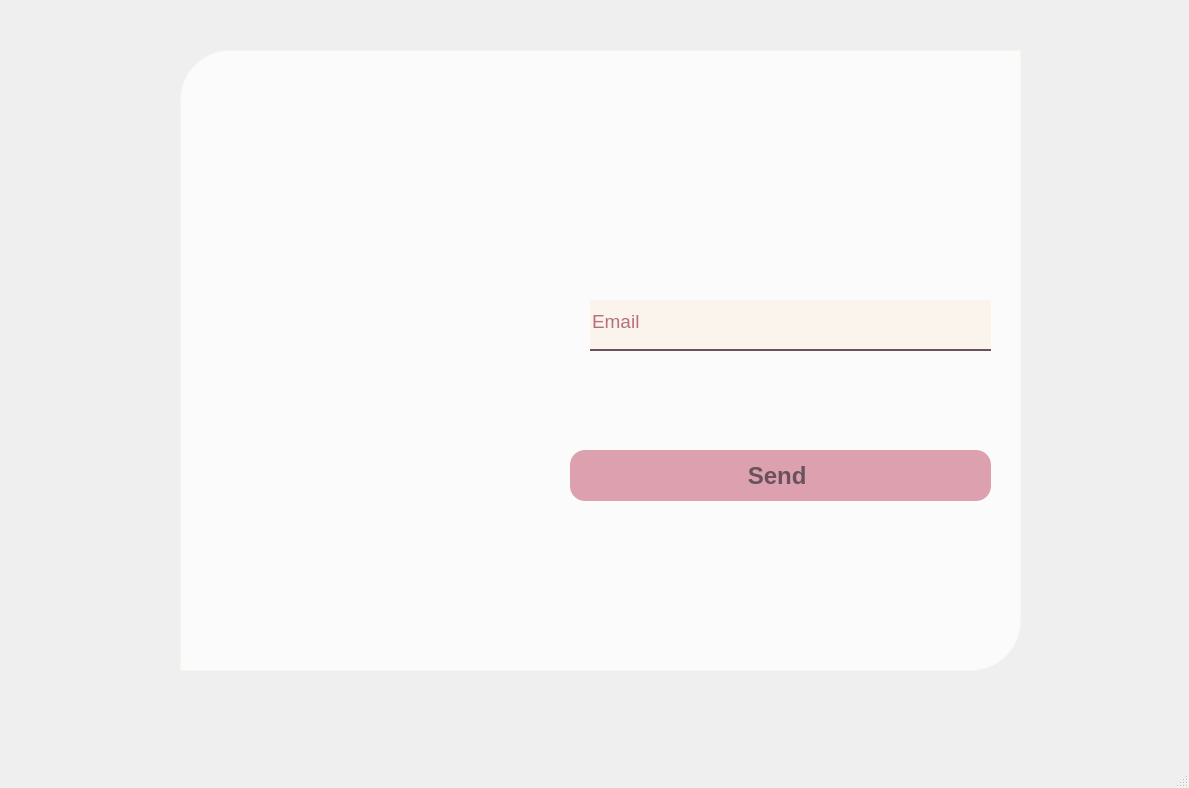
<?xml version="1.0" encoding="UTF-8"?>
<ui version="4.0">
 <class>OTP</class>
 <widget class="QMainWindow" name="OTP">
  <property name="geometry">
   <rect>
    <x>0</x>
    <y>0</y>
    <width>1189</width>
    <height>788</height>
   </rect>
  </property>
  <property name="maximumSize">
   <size>
    <width>1189</width>
    <height>788</height>
   </size>
  </property>
  <property name="windowTitle">
   <string>MainWindow</string>
  </property>
  <widget class="QWidget" name="centralwidget">
   <widget class="QLabel" name="label">
    <property name="geometry">
     <rect>
      <x>0</x>
      <y>-10</y>
      <width>1189</width>
      <height>751</height>
     </rect>
    </property>
    <property name="maximumSize">
     <size>
      <width>16777215</width>
      <height>751</height>
     </size>
    </property>
    <property name="autoFillBackground">
     <bool>false</bool>
    </property>
    <property name="styleSheet">
     <string notr="true"/>
    </property>
    <property name="text">
     <string/>
    </property>
    <property name="pixmap">
     <pixmap>../images/Background.jpg</pixmap>
    </property>
    <property name="scaledContents">
     <bool>true</bool>
    </property>
   </widget>
   <widget class="QLabel" name="label_2">
    <property name="geometry">
     <rect>
      <x>180</x>
      <y>50</y>
      <width>351</width>
      <height>621</height>
     </rect>
    </property>
    <property name="autoFillBackground">
     <bool>false</bool>
    </property>
    <property name="styleSheet">
     <string notr="true"> border-top-left-radius: 50px;     
    border-top-right-radius: 0px;    
    border-bottom-left-radius: 0px;    
    border-bottom-right-radius: 0px;  

  </string>
    </property>
    <property name="text">
     <string/>
    </property>
    <property name="textFormat">
     <enum>Qt::PlainText</enum>
    </property>
    <property name="pixmap">
     <pixmap>../images/bgLogo.png</pixmap>
    </property>
    <property name="scaledContents">
     <bool>true</bool>
    </property>
    <property name="alignment">
     <set>Qt::AlignLeading|Qt::AlignLeft|Qt::AlignVCenter</set>
    </property>
    <property name="wordWrap">
     <bool>false</bool>
    </property>
   </widget>
   <widget class="QLabel" name="label_4">
    <property name="geometry">
     <rect>
      <x>180</x>
      <y>50</y>
      <width>841</width>
      <height>621</height>
     </rect>
    </property>
    <property name="styleSheet">
     <string notr="true">background-color: rgba(255, 255, 255, 192);
 
    padding: 10px;
 border: 1px solid #faf4ec; 
border-top-left-radius: 50px;
border-top-right-radius: 0px;      /* góc trên phải */
    border-bottom-left-radius: 0px;    /* góc dưới trái */
    border-bottom-right-radius: 50px;  /* góc dưới phải */</string>
    </property>
    <property name="text">
     <string/>
    </property>
   </widget>
   <widget class="QLabel" name="label_3">
    <property name="geometry">
     <rect>
      <x>550</x>
      <y>120</y>
      <width>451</width>
      <height>101</height>
     </rect>
    </property>
    <property name="font">
     <font>
      <pointsize>30</pointsize>
      <weight>75</weight>
      <bold>true</bold>
      <kerning>false</kerning>
     </font>
    </property>
    <property name="styleSheet">
     <string notr="true">color: rgb(185, 110, 127);</string>
    </property>
    <property name="text">
     <string/>
    </property>
    <property name="pixmap">
     <pixmap>../images/youremail.png</pixmap>
    </property>
    <property name="scaledContents">
     <bool>true</bool>
    </property>
   </widget>
   <widget class="QLineEdit" name="lineEditEmail">
    <property name="geometry">
     <rect>
      <x>590</x>
      <y>300</y>
      <width>401</width>
      <height>51</height>
     </rect>
    </property>
    <property name="font">
     <font>
      <pointsize>14</pointsize>
     </font>
    </property>
    <property name="styleSheet">
     <string notr="true">background-color: rgb(250, 244, 236);
    border: none;                                   /* Xóa viền mặc định */
    border-bottom:  2px solid rgba(104, 83, 92);
                         /* Màu chữ đen */
color: rgb(185, 110, 127);
    padding-bottom: 7px;                            /* Tạo khoảng cách giữa chữ và gạch */
</string>
    </property>
    <property name="text">
     <string>Email</string>
    </property>
   </widget>
   <widget class="QLabel" name="label_6">
    <property name="geometry">
     <rect>
      <x>540</x>
      <y>310</y>
      <width>41</width>
      <height>41</height>
     </rect>
    </property>
    <property name="text">
     <string/>
    </property>
    <property name="pixmap">
     <pixmap>../images/ic_email.png</pixmap>
    </property>
    <property name="scaledContents">
     <bool>true</bool>
    </property>
   </widget>
   <widget class="QPushButton" name="pushButtonSend">
    <property name="geometry">
     <rect>
      <x>570</x>
      <y>450</y>
      <width>421</width>
      <height>51</height>
     </rect>
    </property>
    <property name="baseSize">
     <size>
      <width>0</width>
      <height>0</height>
     </size>
    </property>
    <property name="font">
     <font>
      <family>MS Shell Dlg 2</family>
      <pointsize>18</pointsize>
      <weight>75</weight>
      <italic>false</italic>
      <bold>true</bold>
     </font>
    </property>
    <property name="styleSheet">
     <string notr="true">color: rgb(104, 83, 92);
background-color: rgb(221, 160, 175);
border-radius: 15px;
font: 18pt &quot;MS Shell Dlg 2&quot;;
font-weight: bold;</string>
    </property>
    <property name="text">
     <string>Send </string>
    </property>
    <property name="iconSize">
     <size>
      <width>40</width>
      <height>40</height>
     </size>
    </property>
   </widget>
   <widget class="QLabel" name="labelBack">
    <property name="geometry">
     <rect>
      <x>20</x>
      <y>20</y>
      <width>51</width>
      <height>51</height>
     </rect>
    </property>
    <property name="focusPolicy">
     <enum>Qt::StrongFocus</enum>
    </property>
    <property name="text">
     <string/>
    </property>
    <property name="pixmap">
     <pixmap>../images/ic_back.png</pixmap>
    </property>
    <property name="scaledContents">
     <bool>true</bool>
    </property>
   </widget>
   <zorder>label</zorder>
   <zorder>label_4</zorder>
   <zorder>label_2</zorder>
   <zorder>label_3</zorder>
   <zorder>lineEditEmail</zorder>
   <zorder>label_6</zorder>
   <zorder>pushButtonSend</zorder>
   <zorder>labelBack</zorder>
  </widget>
  <widget class="QMenuBar" name="menubar">
   <property name="geometry">
    <rect>
     <x>0</x>
     <y>0</y>
     <width>1189</width>
     <height>26</height>
    </rect>
   </property>
  </widget>
  <widget class="QStatusBar" name="statusbar"/>
 </widget>
 <resources/>
 <connections/>
</ui>
